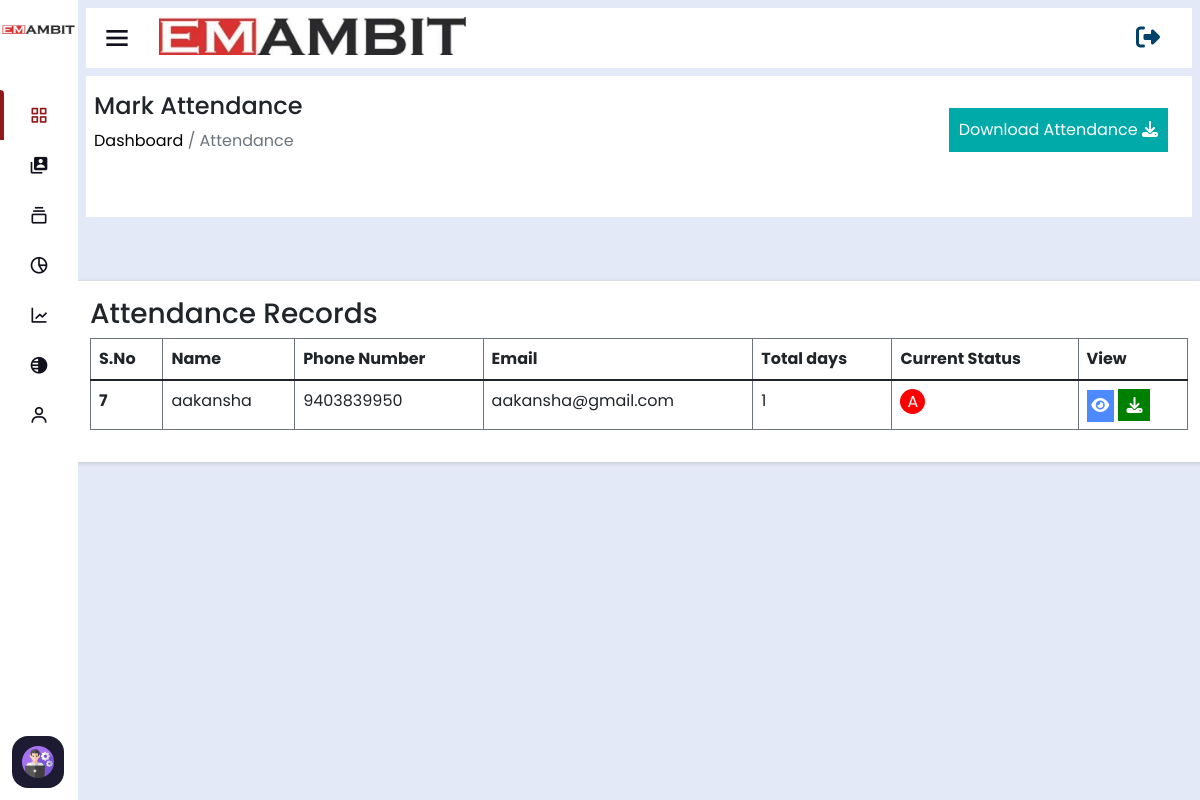
Page /user-attendance/ (signed in) on the committed database.
### home/models.py (models this page shows, shortened)
class CustomUser(AbstractUser):
    username = None
    email = models.EmailField(unique=True)
    user_phone = models.CharField(max_length=50,unique=True)
    user_address=models.CharField(max_length=50)
    user_gender=models.CharField(max_length=50)
    user_status=models.CharField(max_length=100,null=True,blank=True,default='Engineer')
    total_cost=models.IntegerField(default=0,null=True,blank=True)
    visible_password=models.CharField(max_length=254,null=True,blank=True)
    attendance_status=models.CharField(max_length=250,null=True,blank=True,default="A")
    USERNAME_FIELD = 'email'
    REQUIRED_FIELDS = []
    objects = CustomUserManager()

### home/views.py (the view, shortened to what this page needs)
# urls.py: path('user-attendance/',UserAttendance_view),
@login_required(login_url='/login')
def UserAttendance_view(request):
    try:
        cur_month=datetime.datetime.now().month
        if cur_month < 10:
            cur_month='0' + str(cur_month)
        cur_month=str(cur_month)
        today=datetime.datetime.now().date()
        today=today.strftime('%d %m %Y')
        formated_today=str(today).replace(' ','-')
        attendance_data={}
        abc_data=[]
        try:
            attendance_data=UserAttendance.objects.get(engineer=request.user,attendance_date=formated_today)
        except:
            pass
        cur_year=datetime.datetime.now().year
        cur_year=str(cur_year)
        cur_year='-'+cur_year
        all_a_data=UserAttendance.objects.filter(engineer=request.user).order_by('-id')
        date_to_gate=cur_month+cur_year
        total_attendance=UserAttendance.objects.all().order_by('-id')
        g_data=UserAttendance.objects.filter(attendance_date__endswith=date_to_gate)
        engineer_occurrences = g_data.values('engineer').annotate(total_occurrences=Count('engineer'))
        all_engineer=CustomUser.objects.all().exclude(is_staff=True)
        return render(request,'user-attendance.html',{'attendance_data':attendance_data,'total_attendance':total_attendance,'engineer_occurrences':engineer_occurrences,'all_engineer':all_engineer,'abc_data':abc_data})
    except:
        messages.error(request,'Something Went Wrong')
        return redirect('/')

### home/templates/user-attendance.html (shortened to what this page needs)
<!DOCTYPE html>
<html lang="en" dir="ltr">
<head>
  {% include 'header-links.html' %}
</head>
<body>
    {% include 'header.html' %}
  <section class="nav-section">
    {% include 'subtitle.html' %}
    <div class="breadcum">
        <div class="flex">
            <div>
                <h2>Mark Attendance</h2>
                <p><a href="/">  Dashboard</a> / Attendance</p>
            </div>
            <div class="">
                {% if request.user.is_superuser %}
                <div class=" download-attendance">
                    <div class="button-btn">
                        <div class="button">
                            <span>Download Attendance</span>
                            <a style="cursor: pointer;"><i class="fa-solid fa-download ii"></i></a>
                        </div>
                    </div>
                </div>
                {% endif %}
            </div>
        </div>
    </div>
    {% if request.user.is_authenticated and not  request.user.is_superuser %}
    <div class="attendance-div">
      <div class="row">
          <div class="col-lg-4 col-md-6">
              <div class="curve attendance-main">
                  {% comment %} <h4 class="subhead">Timesheet <small>11 March 2024</small> </h4>
                  <div class="punch-at curve">
                      <strong>Punch in at</strong>
                      <small id="today_date">Wed,11 Mar 2019 10.00 AM</small>
                  </div> {% endcomment %}
                  <div class="circle">
                    {% if attendance_data.punch_status == "Out" %}
                    <p>{{attendance_data.total_hours}}</p>
                    {% elif attendance_data.punch_status == "In" %}
                    <p id="time_to_show">00:00:00 Hrs</p>
                      {% else %}
                      <p>00 : 00 : 00 Hrs</p>
                      {% endif %}
                  </div>
                 {% if attendance_data.punch_status == "In" %}
                  <form id="punchout-form" action="/punch-out/" method="post">
                    {% csrf_token %}
                    <input type="text" name="punchout_country" id="punchout_country"  hidden readonly>
                    <input type="text" name="punchout_state" id="punchout_state" hidden readonly>
                    <input type="text" name="punchout_location" id="punchout_location" hidden readonly>
                    <input type="text" name="punchout_postcode" id="punchout_postcode" hidden readonly>
                    <input type="text" name="attendance_date" id="attendance_date" hidden readonly>
                    <input type="text" name='punchout_time' id="punchout_time" hidden readonly>
                    <input type="text" name='total_hours' id="total_hours" hidden readonly>
                    <button id="out-btn" type="button" class="btn btn-primary w-100">Punch Out</button>
                  </form>
                  {% elif attendance_data.punch_status == "Out" %}
                  <div class="btn btn-warning">Attendance Already Marked</div>
                  {% else %}
                  <form id="punchin-form" action="/punch-in/" method="post">
                    {% csrf_token %}
                    <input type="text" name="punchin_country" id="punchin_country" hidden readonly>
                    <input type="text" name="punchin_state" id="punchin_state" hidden>
                    <input type="text" name="punchin_location" id="punchin_location" hidden readonly>
                    <input type="text" name="punchin_postcode" id="punchin_postcode" hidden readonly>
                    <input type="text" name="attendance_date" id="attendance_date" hidden readonly>
                    <input type="text" name='punchin_time' id="punchin_time" hidden readonly>
                    <button id="in-btn" type="button" class="btn btn-success w-100">Punch In</button>
                  </form>
                  {% endif %}
                  <div class="flex">
                      <div class="single">
                          <strong>Punch In</strong>
                          <p id="in_timing">{{attendance_data.punchin_time}}</p>
                      </div>
                      <div class="single">
                          <strong>Punch Out</strong>
                          <p>{{attendance_data.punchout_time}}</p>
                      </div>
                  </div>
              </div>
          </div>
          <div class="col-lg-8 col-md-6">
              <div class="curve attendance-main table_" style="padding-bottom: 2rem;">
                  <h4 class="subhead">Attendance Punched</h4>
                  <table id="addLiveList">
                    <tr>
                        <th>Country </th>
                        <td>{{attendance_data.punchin_country}}</td>
                    </tr>
                    <tr>
                        <th>State</th>
                        <td>{{attendance_data.punchin_state}}</td>
                    </tr>
                    <tr>
                        <th>Location</th>
                        <td>{{attendance_data.punchin_location}}</td>
                    </tr>
                    <tr>
                        <th>Postcode</th>
                        <td>{{attendance_data.punchin_postcode}}</td>
                    </tr>
                    <tr>
                        <th>Attendance Date</th>
                        <td>{{attendance_data.attendance_date}}</td>
                    </tr>
                    <tr>
                        <th >Attendance Time</th>
                        <td id="add_time">{{attendance_data.punchin_time}}</td>
                    </tr>
                  </table>
              </div>
          </div>
          <div class="col-md-12 border-table">
              <h3>Attendance Record</h3>
              <div class="table-responsive">
                  <table class="table table-bordered">
                      <thead>
                          <tr>
                              <th scope="row">S.No</th>
                              <th scope="row">Date</th>
                              <th scope="row">Punch In</th>
                              <th scope="row">Punch Out</th>
                              <th scope="row">Production</th>
                              <th scope="row "style="width: 35%;">Work Location</th>
                          </tr>
                      </thead>
                      <tbody>
                              {% for all_data in abc_data %}
                          <tr>
                              <th scope="row">{{forloop.counter}}</th>
                              <td>{{all_data.Date}}</td>
                              <td>{{all_data.PunchIn}}</td>
                              <td>{{all_data.PunchOut}}</td>
                              <td>{{all_data.Production}}</td>
                              <td>{{all_data.Location}}</td>
                          </tr>
                          {% endfor %}
                      </tbody>
                  </table>
              </div>
          </div>
      </div>
  </div>
  {% elif request.user.is_authenticated and   request.user.is_superuser %}
<div class="attendance-div">
    <div class="row">
        <div class="col-md-12 border-table" style="position: sticky;top: 0px;">
            <h3>Attendance Records</h3>
            <div class="table-responsive">
                <table class="table table-bordered">
                    <thead>
                        <tr>
                            <th scope="row">S.No</th>
                            <th scope="row">Name</th>
                            <th scope="row">Phone Number</th>
                            <th scope="row">Email</th>
                            <th scope="row">Total days</th>
                            <th scope="row">Current Status</th>
                            <th scope="row">View</th>
                        </tr>
                    </thead>
                    <tbody>
                        {% for occur in engineer_occurrences %}
                        {% for engineer in all_engineer %}
                            {% if engineer.id == occur.engineer %}
                                <tr>
                                    <th scope="row">{{ forloop.counter }}</th>
                                    <td>{{ engineer.first_name }}</td>
                                    <td>{{ engineer.user_phone }}</td>
                                    <td>{{ engineer.email }}</td>
                                    <td>{{ occur.total_occurrences }}</td>
                                    {% if  engineer.attendance_status == "P" %}
                                    <td><div class="user-present">{{ engineer.attendance_status }}</div></td>
                                    {% elif engineer.attendance_status == "A" %}
                                    <td><div class="user-absent">{{ engineer.attendance_status }}</div></td>
                                    {% endif %}
                                    <td>
                                        <a href="/view-attendance/{{engineer.id}}" class="edit-invoice-btn"><i class="fa-solid fa-eye"></i></a>
                                        <a href="/download-attendance/{{engineer.id}}"><i class="fa-solid fa-download ii"></i></a>
                                    </td>
                                </tr>
                            {% endif %}
                        {% endfor %}
                    {% endfor %}
                    </tbody>
                </table>
            </div>
        </div>
    </div>
</div>
  {% endif %}
  </section>
</body>
</html>

### home/static/assets/css/sidebar.css (style rules this page uses)
* { margin: 0; padding: 0; box-sizing: border-box; font-family: 'Poppins', sans-serif; }
.nav-section { position: relative; background: #E4E9F7; min-height: 100vh; left: 260px; width: calc(100% - 260px); transition: all 0.5s ease; }
.sidebar.close~.nav-section { left: 78px; width: calc(100% - 78px); }

### home/static/assets/css/style.css (style rules this page uses)
* { margin: 0; padding: 0; box-sizing: border-box; font-family: "Poppins" , sans-serif; text-decoration: none; }
a { text-decoration: none !important; }
:root { --main-bg : #E4E9F7; --light-white: #f0f0f0; --light-white-p: #6c757d; --color-anchor: #0d6efd; --color-blue: #4d8aff; --color-dark-blue: #004269; --color-blu : #4387c0; --color-blue-light : #00AAA9; --color-orange : orange; --color-green : rgb(44, 185, 16); }
.flex { display: flex; align-items: center; justify-content: space-between; margin-bottom: 2rem; }
.breadcum { background: white; padding: 1rem 0.5rem; margin-bottom: 1rem; }
.breadcum h2 { font-size: 1.5rem; }
.breadcum p { color: var(--light-white-p); }
.breadcum a { color: black; }
table { width: 100%; }
.nav-section { padding: 0.5rem !important; }
.attendance-div .border-table { border-radius: 5px; box-shadow: rgba(0, 0, 0, 0.16) 0px 1px 4px; padding: 1rem; background: white; margin-top: 3rem; }
.user-present , .user-absent { background: var(--color-green); color: white; height: 25px; width: 25px; display: grid; place-items: center; border-radius: 50%; }
.user-absent { background: red; }
td .fa-download.ii { background: green; color: white; padding: 8px; }
.download-attendance .button-btn { position: relative; width: max-content; height: max-content; transition: all 400ms ease-in-out; }
.download-attendance .button-btn .button { background: var(--color-blue-light); color: white; padding: 10px; width: max-content; margin: 1rem; cursor: pointer; transition: all 400ms ease-in-out; }

### home/static/assets/css/user.css (style rules this page uses)
.total-projects .down-pdf-btn, .edit-invoice-btn { background: green; padding: 0.3rem; color: white; }
.edit-invoice-btn { background: var(--color-blue); color: white; }
.border-table tr th, .border-table tr td { border: 1px solid var(--light-white-p); padding-left: 0.5rem; }

### rows in the picture
CustomUser: first_name "aakansha", user_phone "9403839950", email "aakansha@gmail.com", total_occurrences "1", attendance_status "A"
